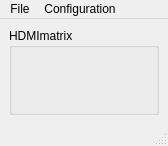
<?xml version="1.0" encoding="UTF-8"?>
<ui version="4.0">
 <class>MainWindow</class>
 <widget class="QMainWindow" name="MainWindow">
  <property name="geometry">
   <rect>
    <x>0</x>
    <y>0</y>
    <width>168</width>
    <height>146</height>
   </rect>
  </property>
  <property name="windowTitle">
   <string>MainWindow</string>
  </property>
  <widget class="QWidget" name="centralwidget">
   <layout class="QVBoxLayout" name="verticalLayout">
    <item>
     <widget class="QGroupBox" name="groupBox">
      <property name="title">
       <string>HDMImatrix</string>
      </property>
      <layout class="QGridLayout" name="gridLayout">
       <item row="0" column="0">
        <widget class="QLabel" name="label">
         <property name="text">
          <string/>
         </property>
        </widget>
       </item>
      </layout>
     </widget>
    </item>
   </layout>
  </widget>
  <widget class="QMenuBar" name="menubar">
   <property name="geometry">
    <rect>
     <x>0</x>
     <y>0</y>
     <width>168</width>
     <height>19</height>
    </rect>
   </property>
   <widget class="QMenu" name="menuFile">
    <property name="title">
     <string>File</string>
    </property>
    <addaction name="actionRead_Settings"/>
    <addaction name="separator"/>
    <addaction name="actionQuit"/>
   </widget>
   <widget class="QMenu" name="menuConfiguration">
    <property name="title">
     <string>Configuration</string>
    </property>
    <widget class="QMenu" name="menuSerial_Ports">
     <property name="title">
      <string>Serial Ports</string>
     </property>
     <addaction name="actionNull"/>
     <addaction name="separator"/>
    </widget>
    <addaction name="menuSerial_Ports"/>
   </widget>
   <addaction name="menuFile"/>
   <addaction name="menuConfiguration"/>
  </widget>
  <widget class="QStatusBar" name="statusbar"/>
  <action name="actionQuit">
   <property name="text">
    <string>Quit</string>
   </property>
  </action>
  <action name="actionNull">
   <property name="text">
    <string>Rescan</string>
   </property>
  </action>
  <action name="actionRead_Settings">
   <property name="text">
    <string>Read Settings</string>
   </property>
  </action>
 </widget>
 <resources/>
 <connections/>
</ui>
